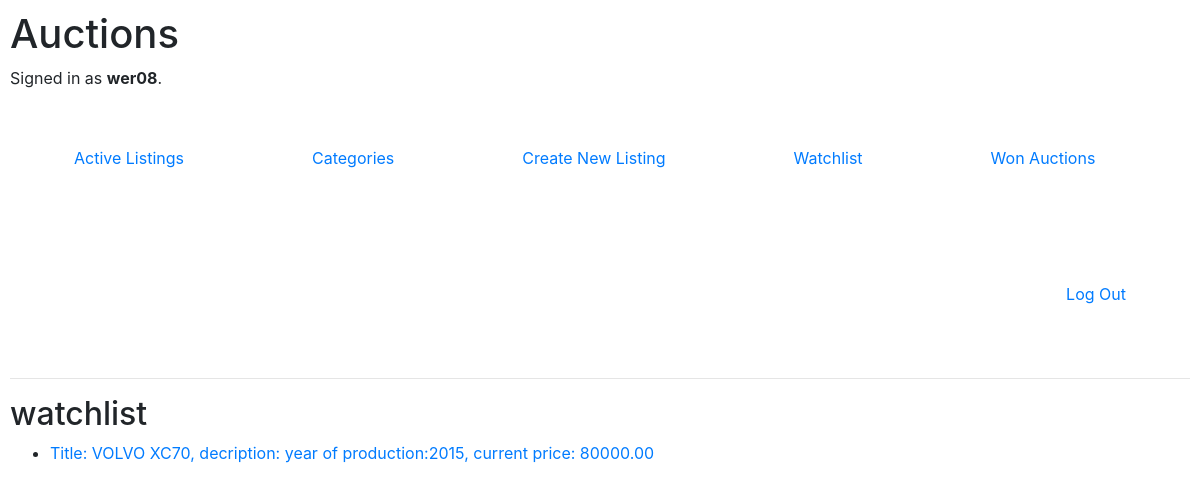
/watchlist (signed in), run on an earlier commit of the app's database.
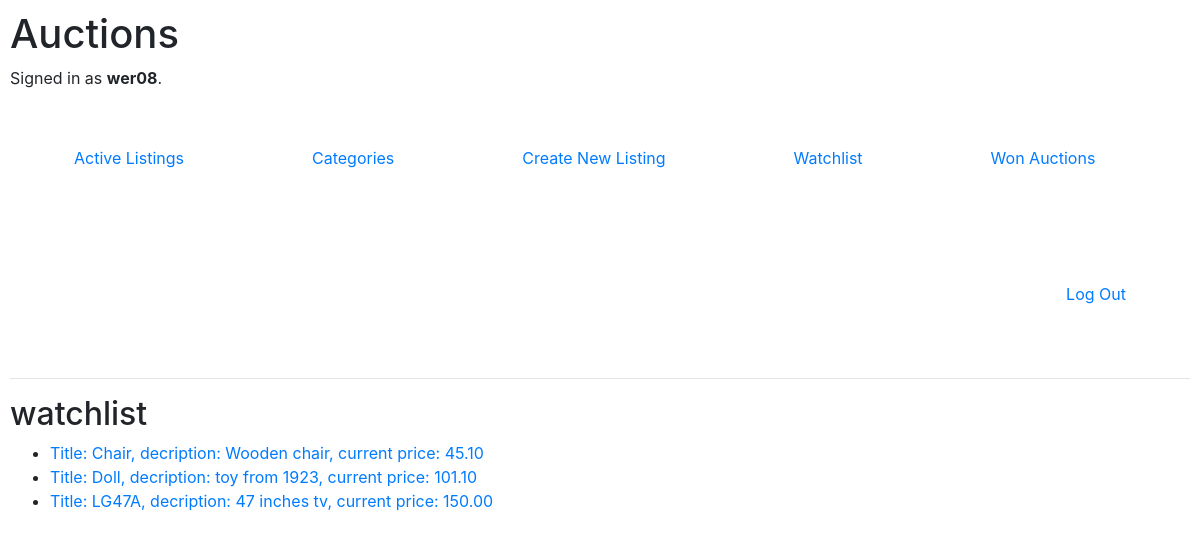
And on a later commit of the database.
### auctions/models.py (models this page shows, shortened)
class AuctionListing(models.Model):
    categories = [
    ("Clothing","Clothing"),
    ("Car","Car"),
    ("RTV","RTV"),
    ("AGD","AGD"),
    ("Toy","Toy"),
    ("Home","Home")
    ]
    title = models.CharField(max_length=64)
    category = models.CharField(max_length=10, blank=True, choices=categories)
    description = models.CharField(max_length=512)
    starting_bid = models.DecimalField(max_digits=10, decimal_places=2)
    current_price = models.DecimalField(max_digits=10, decimal_places=2, null=True, blank=True)
    owner = models.ForeignKey(User, on_delete=models.CASCADE, related_name="owner")
    active = models.BooleanField(default=True)
    winner = models.ForeignKey(User, blank=True, null=True, on_delete=models.SET_NULL, related_name="winner")
    image = models.CharField(max_length=10240,default="https://encrypted-tbn0.gstatic.com/images?q=tbn:ANd9GcRqEWgS0uxxEYJ0PsOb2OgwyWvC0Gjp8NUdPw&usqp=CAU",blank=True,null=True)
    def __str__(self):
        return f"Title: {self.title}, decription: {self.description}, current price: {self.current_price}"

### auctions/views.py (the view)
# urls.py: path("watchlist",views.watchlist, name="watchlist"),
def watchlist(request):
    listings = []
    list = Watchlist.objects.filter(user = request.user)
    for object in list:
        listings.append(object.listing)
    return render(request, "auctions/watchlist.html",{
        "listings": listings
    })

### auctions/templates/auctions/watchlist.html
{% extends "auctions/layout.html" %}
{% block body %}
    <h2>watchlist</h2>
    <ul>
    {% for listing in listings %}
        <li>
            <a href = "{% url 'listing' listing.id %}">{{listing}}</a>
        </li>
    {% endfor %}
    </ul>
{% endblock %}

What changed in the data, as far as the page shows it:
no longer on this page (row edited): AuctionListing: title+description+current_price "Title: VOLVO XC70, decription: year of production:2015, current price: 80000.00"
now on this page (row edited): AuctionListing: title+description+current_price "Title: Chair, decription: Wooden chair, current price: 45.10"
added AuctionListing: title+description+current_price "Title: Doll, decription: toy from 1923, current price: 101.10"
now on this page (row edited): AuctionListing: title+description+current_price "Title: LG47A, decription: 47 inches tv, current price: 150.00"
